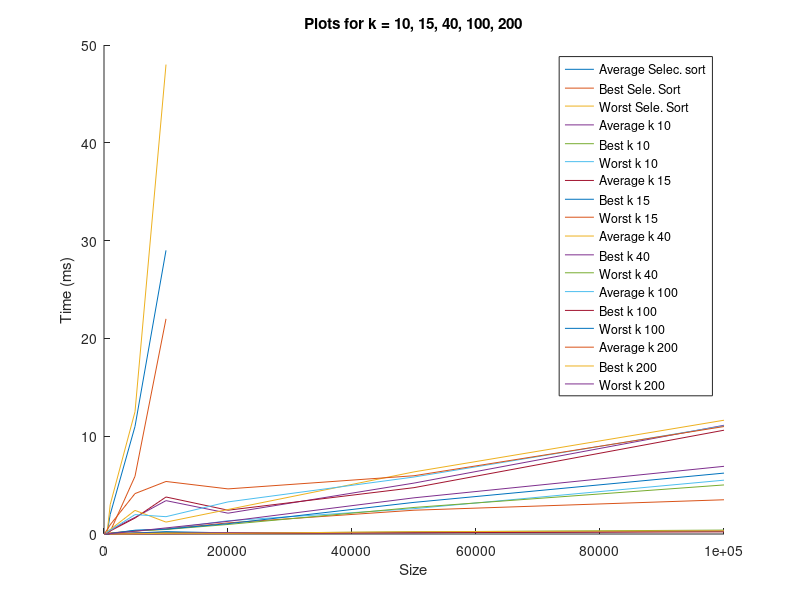

Write MATLAB code to recreate this figure.
%% Clear the figure 
clf;
%% Initialize data we got from our java program to plot them
sizes =   [10       50        100      500      1000     5000       10000   20000    50000    100000];
sizes1 =  [10       50        100      500      1000     5000       10000];

avg_timesSel   =[0.004  0.025  0.085 0.1  2  11 29];
best_timesSel = [0.0008 0.0013 0.035 0.09 0.25 5.9  22];
worst_timesSel =[0.008  0.0022 0.056 0.12 3    12.5   48];

avg_timesk10   = [0.005333 0.014222  0.018222 0.149778 0.418667 1.697335  3.412003 2.128446 5.205783 11.116009 ];
best_timesk10  = [8.89E-4  0.003  0.002667 0.008444 0.023111 0.108445 0.171334 0.088888 0.222667  0.400445];
worst_timesk10 = [0.001333 0.002667  0.006667 0.078666 0.057778 0.363111 0.515112 1.357335 2.591557  5.50445 ];

avg_timesk15=    [0.004889 0.012888  0.02      0.125333 0.310667 1.630668  3.784448 2.433779 4.73956 10.612898];
best_timesk15 =  [8.89E-4  0.061778  0.001333  0.007111 0.022667 0.098222 0.242667 0.117333 0.166667 0.277333];
worst_timesk15 = [8.89E-4  0.001778  0.006666  0.026222 0.114667 0.300444 0.503556  1.136445 2.432891 3.500448];

avg_timesk40=   [0.007111 0.018223 0.031555 0.201334  0.458222 2.414224  1.216445 2.50578  6.352006 11.634233];
best_timesk40 = [0.001333 0.047555  0.012    0.004     0.007111 0.090667  0.088  0.153333  0.127556  0.304444];
worst_timesk40 =[8.89E-4  0.002222  0.003111 0.020889  0.050222 0.326667 0.460445 0.975557 2.714224 5.017338];

avg_timesk100=  [0.005778 0.010667 0.040445 0.180445 0.380889 1.983113 1.771112  3.282225 5.826672  11.055565];
best_timesk100 =[8.89E-4  0.0      4.44E-4  0.040889 0.009333 0.012889  0.023556  0.047556 0.132 0.218667];
worst_timesk100=[8.89E-4  0.001333 0.004889 0.024889 0.053333 0.388001 0.49289  1.057779 3.233781 6.226672];

avg_timesk200 = [0.008    0.016        0.067112  0.427556 0.942224 4.132894 5.371115  4.612004  5.958672 10.988009];
best_timesk200 =[4.45E-4  0.0          4.45E-4  0.080889  0.002222 0.031111 0.068    0.074223  0.232  0.328445];
worst_timesk200=[8.89E-4  8.89E-4      0.003111  0.020889 0.040889 0.285778 0.622667  1.297335 3.699558 6.920895];
%% Drawing the plots to compare average best and worst cases
hold on;
plot(sizes1, avg_timesSel)
plot(sizes1, best_timesSel)
plot(sizes1, worst_timesSel)
plot(sizes, avg_timesk10)
plot(sizes, best_timesk10)
plot(sizes, worst_timesk10)
plot(sizes, avg_timesk15)
plot(sizes, best_timesk15)
plot(sizes, worst_timesk15)
plot(sizes, avg_timesk40)
plot(sizes, best_timesk40)
plot(sizes, worst_timesk40)
plot(sizes, avg_timesk100)
plot(sizes, best_timesk100)
plot(sizes, worst_timesk100)
plot(sizes, avg_timesk200)
plot(sizes, best_timesk200)
plot(sizes, worst_timesk200)
legend('Average Selec. sort', 'Best Sele. Sort', 'Worst Sele. Sort', 'Average k 10','Best k 10','Worst k 10','Average k 15','Best k 15','Worst k 15','Average k 40','Best k 40','Worst k 40','Average k 100','Best k 100','Worst k 100','Average k 200','Best k 200','Worst k 200');
title('Plots for k = {10, 15, 40, 100, 200}');
xlabel('Size');
ylabel('Time (ms)');
hold off;